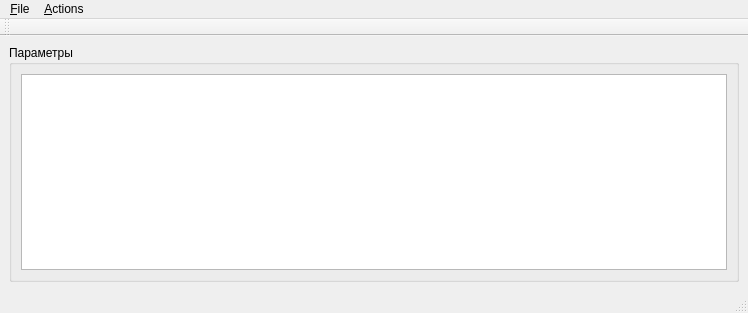
<?xml version="1.0" encoding="UTF-8"?>
<ui version="4.0">
 <class>MainWindow</class>
 <widget class="QMainWindow" name="MainWindow">
  <property name="geometry">
   <rect>
    <x>0</x>
    <y>0</y>
    <width>748</width>
    <height>313</height>
   </rect>
  </property>
  <property name="windowTitle">
   <string>Editable Tree Model</string>
  </property>
  <widget class="QWidget" name="centralwidget">
   <layout class="QGridLayout" name="gridLayout">
    <item row="0" column="1">
     <widget class="QSplitter" name="splitter">
      <property name="orientation">
       <enum>Qt::Vertical</enum>
      </property>
      <widget class="QGroupBox" name="groupBox">
       <property name="title">
        <string>Параметры</string>
       </property>
       <layout class="QGridLayout" name="gridLayout_2">
        <item row="0" column="0">
         <widget class="SqlTreeViewT" name="view">
          <property name="alternatingRowColors">
           <bool>true</bool>
          </property>
          <property name="selectionBehavior">
           <enum>QAbstractItemView::SelectItems</enum>
          </property>
          <property name="horizontalScrollMode">
           <enum>QAbstractItemView::ScrollPerPixel</enum>
          </property>
          <property name="animated">
           <bool>false</bool>
          </property>
          <property name="allColumnsShowFocus">
           <bool>true</bool>
          </property>
         </widget>
        </item>
       </layout>
      </widget>
     </widget>
    </item>
   </layout>
  </widget>
  <widget class="QMenuBar" name="menubar">
   <property name="geometry">
    <rect>
     <x>0</x>
     <y>0</y>
     <width>748</width>
     <height>21</height>
    </rect>
   </property>
   <widget class="QMenu" name="fileMenu">
    <property name="title">
     <string>&amp;File</string>
    </property>
    <addaction name="exitAction"/>
   </widget>
   <widget class="QMenu" name="actionsMenu">
    <property name="title">
     <string>&amp;Actions</string>
    </property>
    <addaction name="separator"/>
    <addaction name="separator"/>
    <addaction name="action"/>
   </widget>
   <addaction name="fileMenu"/>
   <addaction name="actionsMenu"/>
  </widget>
  <widget class="QStatusBar" name="statusbar"/>
  <widget class="QToolBar" name="toolBar">
   <property name="windowTitle">
    <string>toolBar</string>
   </property>
   <attribute name="toolBarArea">
    <enum>TopToolBarArea</enum>
   </attribute>
   <attribute name="toolBarBreak">
    <bool>false</bool>
   </attribute>
  </widget>
  <action name="exitAction">
   <property name="text">
    <string>E&amp;xit</string>
   </property>
   <property name="shortcut">
    <string>Ctrl+Q</string>
   </property>
  </action>
  <action name="action">
   <property name="text">
    <string>Обновить</string>
   </property>
  </action>
 </widget>
 <customwidgets>
  <customwidget>
   <class>SqlTreeViewT</class>
   <extends>QTreeView</extends>
   <header>treeitem.h</header>
  </customwidget>
 </customwidgets>
 <resources/>
 <connections/>
</ui>
